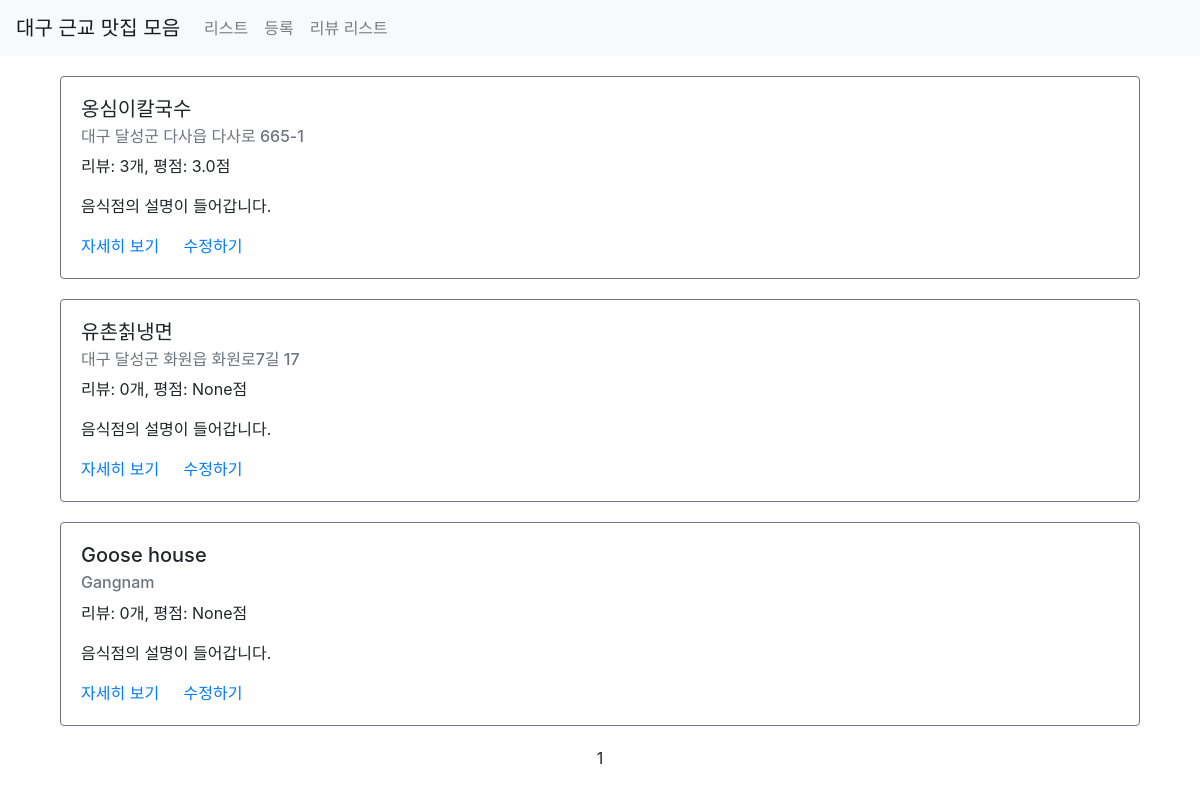
Page /third/list/ on the earlier database version.
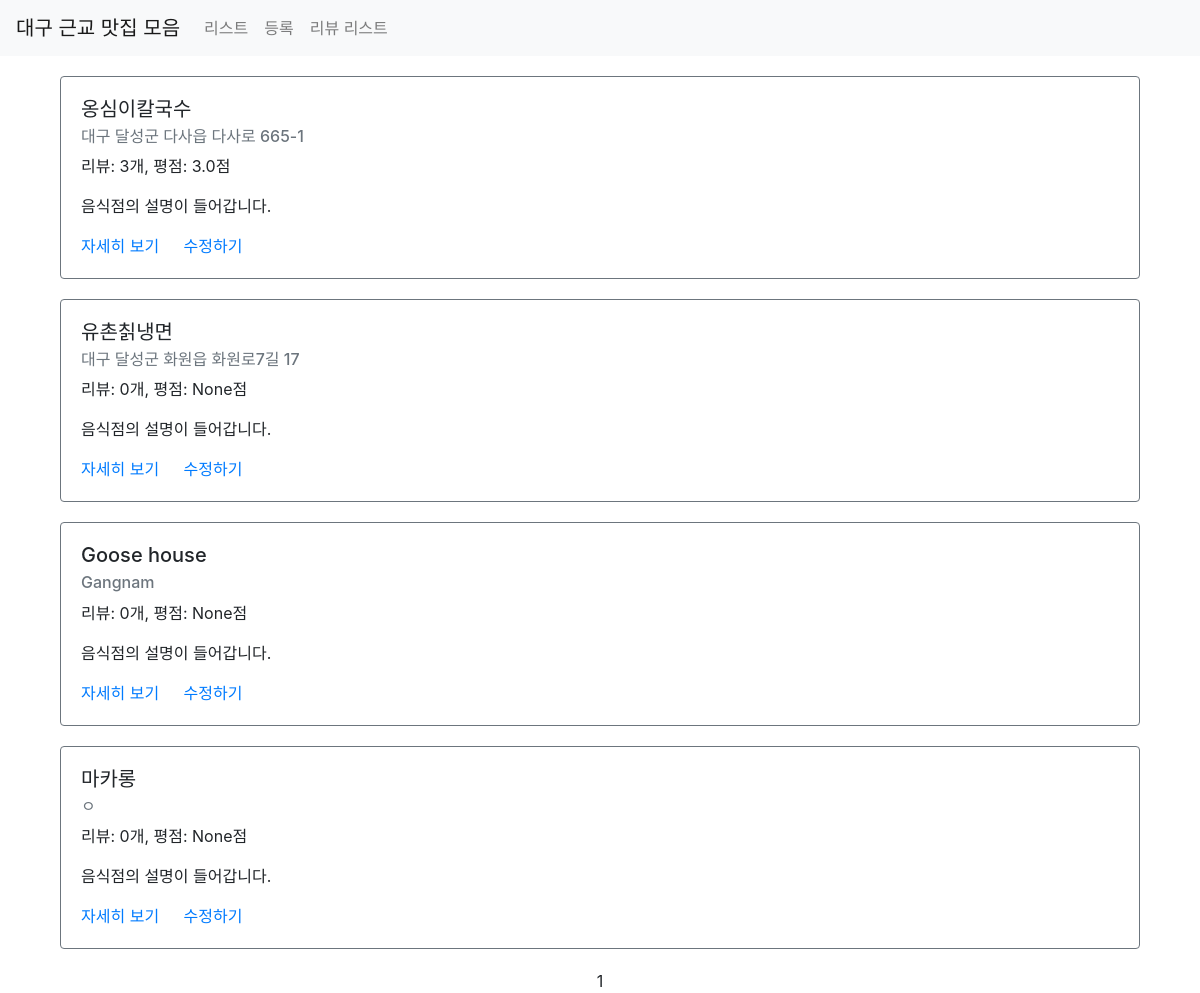
Same page on the later database version.
### third/models.py (models this page shows)
class Restaurant(models.Model):
    name = models.CharField(max_length=30)
    address = models.CharField(max_length=200)
    password = models.CharField(max_length=20, default=None, null=True)
    image = models.CharField(max_length=500, default=None, null=True)
    created_at = models.DateTimeField(auto_now_add=True)
    updated_at = models.DateTimeField(auto_now=True)

### third/views.py (the view)
# urls.py: path('list/', views.list, name='list'),
def list(request):
    restaurants = Restaurant.objects.all().annotate(reviews_count=Count('review'))\
        .annotate(average_point=Avg('review__point'))
    paginator = Paginator(restaurants, 5)
    page = request.GET.get('page')
    items = paginator.get_page(page)
    context = {
        'restaurants': items
    }
    return render(request, 'third/list.html', context)

### third/templates/third/list.html (shortened to what this page needs)
{% extends 'third/base.html' %}
{% load static %}
{% block content %}
<div class="container">
    {% for item in restaurants %}
    <div class="row restaurant-item" style="margin:20px auto;">
        <div class="col-sm-12">
            <div class="card border-secondary">
                <div class="card-body">
                    <h5 class="card-title">{{ item.name }}</h5>
                    <h6 class="card-subtitle mb-2 text-muted">{{ item.address }}</h6>
                    <p class="card-text">리뷰: {{ item.reviews_count }}개, 평점: {{ item.average_point }}점</p>
                    <p class="card-text">음식점의 설명이 들어갑니다.</p>
                    <a href="{% url 'restaurant-detail' id=item.id %}" class="card-link">자세히 보기</a>
                    <a href="{% url 'restaurant-update' %}?id={{ item.id }}" class="card-link">수정하기</a>
                </div>
            </div>
        </div>
    </div>
    {% endfor %}
    <div class="row">
        <div class="col-sm-12 text-center">
            <div class="pagination">
                <span class="step-links text-center" style="width:100%;">
                    <span class="current">
                        {{ restaurants.number }}
                    </span>
                </span>
            </div>
        </div>
    </div>
</div>
{% endblock %}

Differences in the rows shown:
added Restaurant: name "마카롱", address "ㅇ", reviews_count "0", average_point "None"
